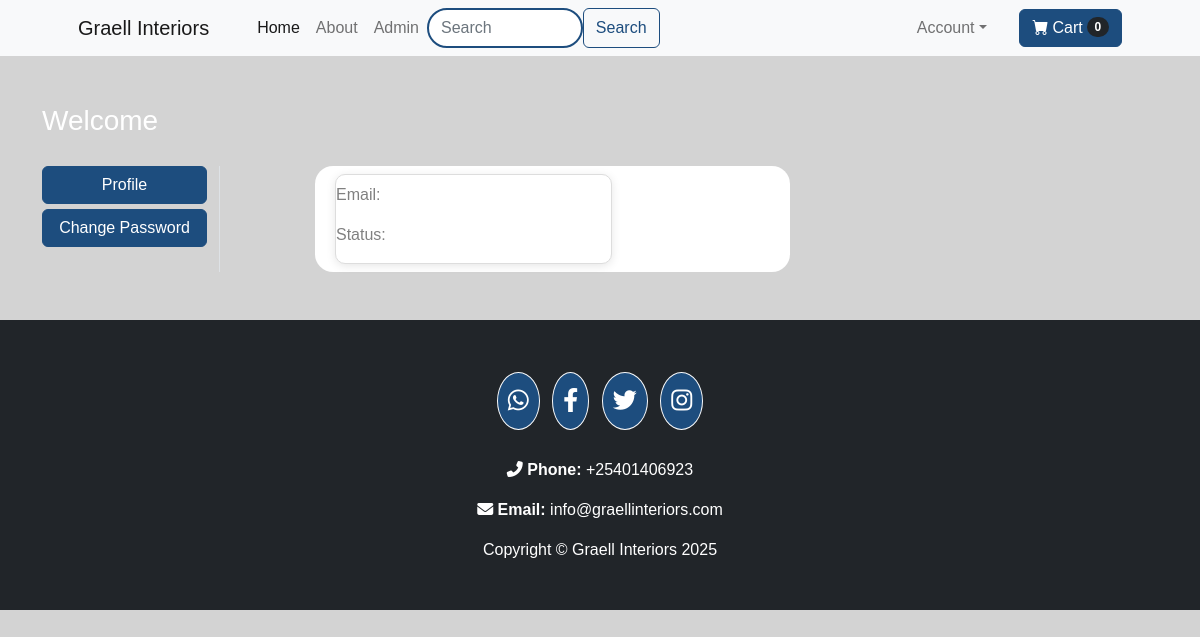
/profile/2 (signed in), run on an earlier commit of the app's database.
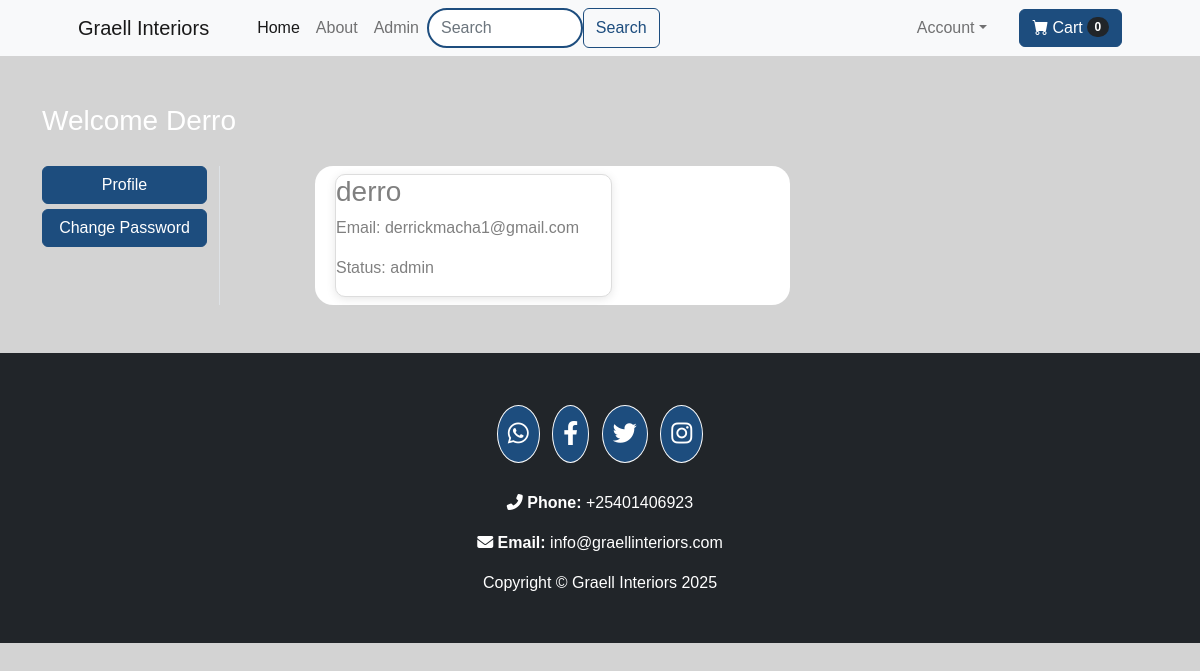
And on a later commit of the database.
### website/models.py (models this page shows, shortened)
class Customer(db.Model, UserMixin):
    id = db.Column(db.Integer, primary_key=True)
    email = db.Column(db.String(100), unique=True)
    status = db.Column(db.String(100))
    username = db.Column(db.String(100))
    password_hash = db.Column(db.String(150))
    date_joined = db.Column(db.DateTime(), default=datetime.utcnow)
    cart_items = db.relationship('Cart', backref=db.backref('customer', lazy=True))
    orders = db.relationship('Order', backref=db.backref('customer', lazy=True))
    @property
    def password(self):
        raise AttributeError('Password is not a readable Attribute')

### website/auth.py (the view)
@auth.route('/profile/<int:customer_id>')
@login_required
def profile(customer_id):
    customer = Customer.query.get(customer_id)
    return render_template('profile.html', customer=customer)

### website/templates/profile.html (shortened to what this page needs)
{% extends 'base.html' %}
{% block content %}
<div class="container my-5">
    <div class="row">
        <h3 style="color: white;">Welcome <span class="text-capitalize">{{ customer.username }}</span></h3>
        <div class="col-sm-2 border-end" style="margin-top: 20px;">
            <ul class="list-unstyled">
                <li class="d-grid"><a href="#" class="btn btn-primary">Profile</a></li>
                <li class="d-grid"><a href="/change-password/{{ customer.id }}" class="btn btn-primary" style="margin-top: 5px;">Change Password</a></li>
            </ul>
        </div>
        <div class="col-sm-5 offset-sm-1" style="background-color: white; border-radius: 18px; margin-top: 20px;">
            <div class="row">
                <div class="col-sm-8">
                    <div class="card m-2" style="text-decoration-color: black;">
                        <h3>{{ customer.username }}</h3>
                        <p>Email: {{ customer.email }}</p>
                         <p>Status: {{ customer.status }}</p>
                    </div>
                </div>
            </div>
        </div>
    </div>
</div>
{% endblock %}

What changed in the data, as far as the page shows it:
added Customer: username "Derro", username "derro", email "derrickmacha1@gmail.com", status "admin"
